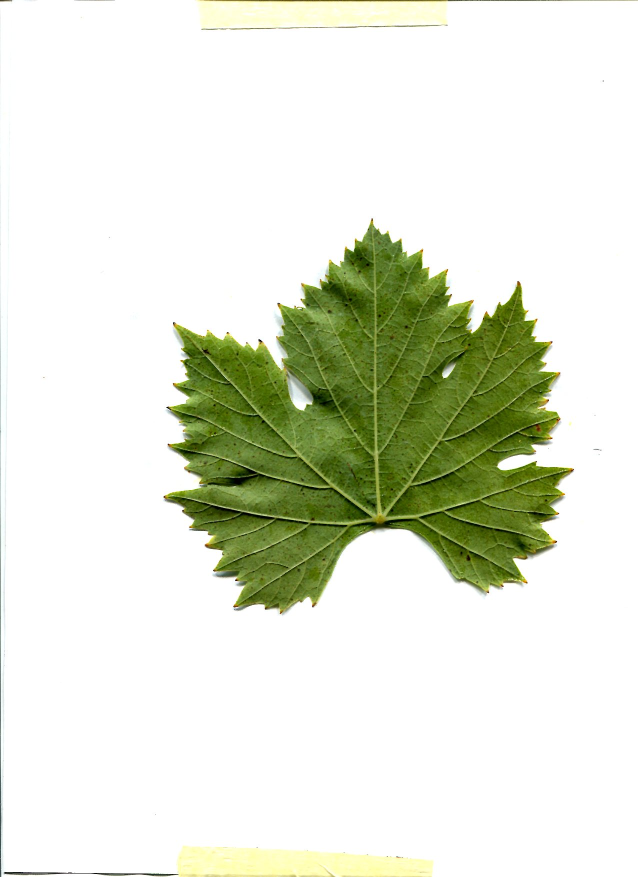
%> input picture raw/vitus-vinifera/control-salento/34_mp.jpg, 1275 x 1754 px (shown at 1/2 size); its folder holds only this picture in this run
$ octave squareify.m   (GNU Octave 9; MATLAB toolbox functions it lacks are replaced by stand-ins)
%> lines starting %> are read from the running program, lines starting %| are printed output that depends on the picture; in (x1, y1, x2, y2) boxes, pixels count from 0 and x2, y2 are one past the last pixel; in counts of white or black regions, pixels touching at a corner belong together; the program's own positions count from 1
clear all
close all
clc

% Change this for deployment on your local machine
DATA_FOLDER = 'C:\data\Xyllella-Fastidiosa-Dataset';

for groupi = { ...
        'vitus-vinifera\control-salento', ...
        'vitus-vinifera\downy-mildew', ...
        'vitus-vinifera\esca-salento' ...
        'vitus-vinifera\gray-mold', ...
        'vitus-vinifera\gy', ...
        'vitus-vinifera\leafroll', ...
        'vitus-vinifera\powdery-mildew', ...
        'vitus-vinifera\stictocephala-bisonia', ...
        'olea-europea\control', ...
        'olea-europea\leaf-scorch', ...
        'olea-europea\non-leaf-scorch'
    }
    group = cell2mat(groupi);
    loadFolder = fullfile( DATA_FOLDER, 'raw', group );
    saveFolder = fullfile( DATA_FOLDER, 'segmented', group );

    cd( loadFolder );

    files = dir( '*.jpg' );

    % Make sure the save folder exists
    if ~exist(saveFolder, 'dir')
        mkdir(saveFolder);
    end

    for i=1:length(files)

        % Set folder/file names
        readFileName = fullfile( loadFolder, files(i).name );
        saveFileName = fullfile( saveFolder, files(i).name );
        % Load the images
        im = imread( fullfile( loadFolder, files(i).name ) );
%> im is the input picture: size 1754x1275x3 uint8; mean R, G, B 225.5, 229.9, 213.9
        % Attempt to segment the image mask and determine crop bounds
        imGray = rgb2gray( im );                        % Grayscale
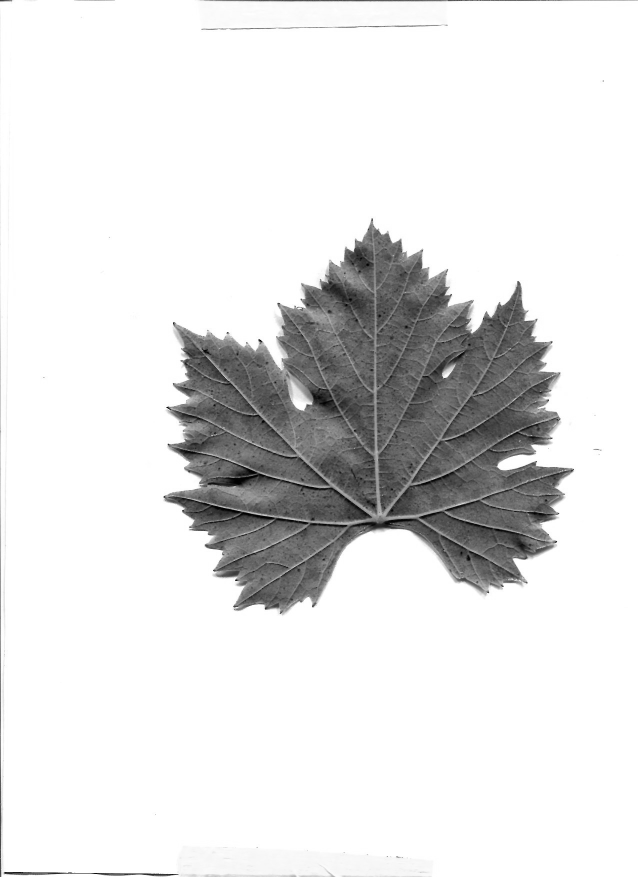
%> imGray: size 1754x1275 uint8 (shown at 1/2 size); min 0, max 255, mean 226.7
        imEq = imadjust( imGray );                      % Adjust tones
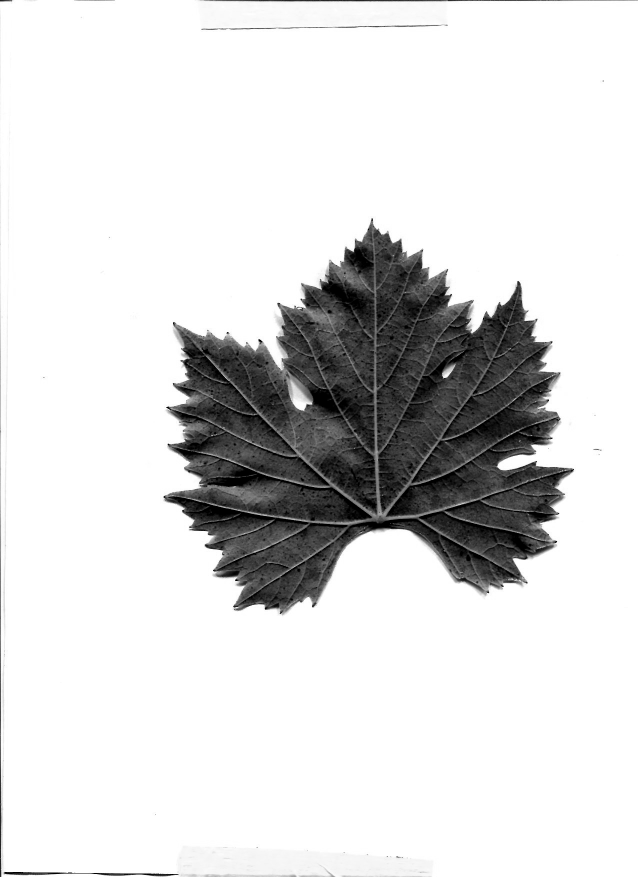
%> imEq: size 1754x1275 uint8 (shown at 1/2 size); min 0, max 255, mean 219.2
        imBW = ~imbinarize( imEq, graythresh( imEq ) ); % Binarize im mask
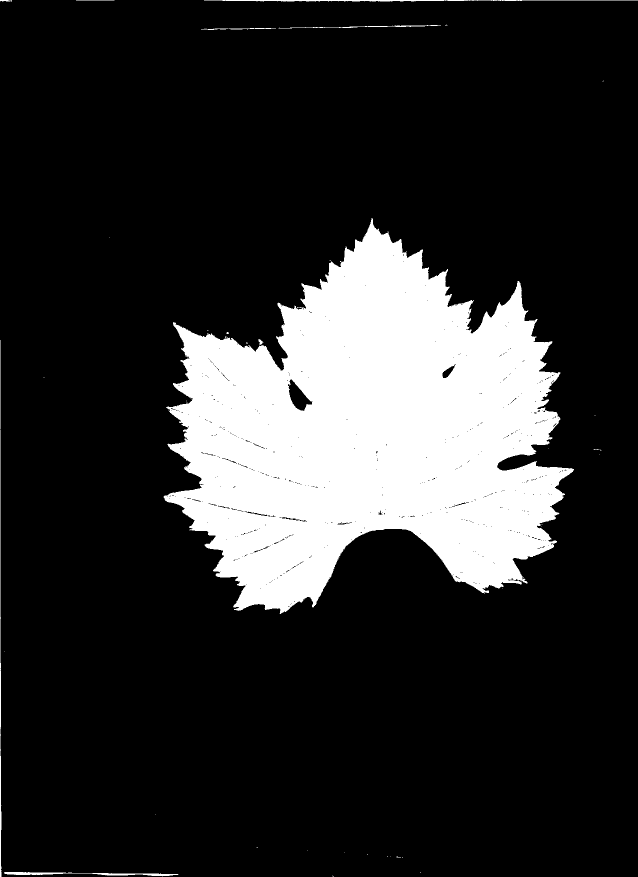
%> imBW: size 1754x1275 logical (shown at 1/2 size); 17.7% white; 45 white regions (34 under 20 px), largest, box (x1, y1, x2, y2) and area: (327, 436, 1148, 1228) 389639, (408, 0, 1275, 3) 1528, (0, 860, 3, 1754) 1326
        imDilated = imclose( imBW, strel('square',5) ); % Close op to fix holes
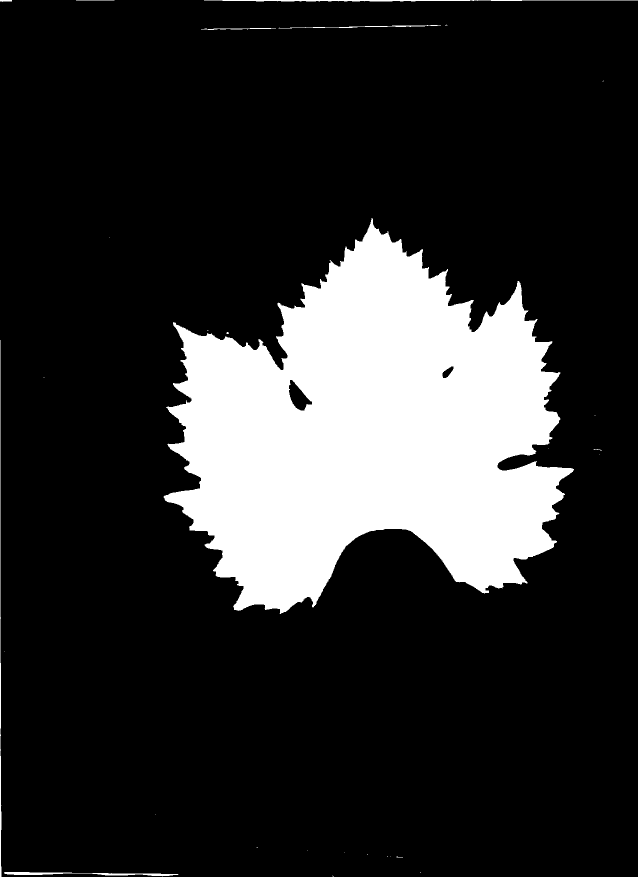
%> imDilated: size 1754x1275 logical (shown at 1/2 size); 17.8% white; 29 white regions (20 under 20 px), largest, box (x1, y1, x2, y2) and area: (327, 436, 1148, 1228) 392570, (408, 0, 1275, 3) 1593, (0, 680, 3, 1754) 1513
        %% Find the first and last vertical points
        imVertProfile = any( imDilated, 2 );
%> imVertProfile = 1754 logical values, 1335 true
        for i=1:size(im,1)
            if imVertProfile(i)
                firstY = i;
                break;
            end
        end
        for i=size(im,1):-1:1
            if imVertProfile(i)
                lastY = i;
                break;
            end
        end
        % Find the first and last horizontal points
        imHorzProfile = any( imDilated, 1 );
%> imHorzProfile = 1275 logical values, 1275 true
        for i=1:size(im,2)
            if imHorzProfile(i)
                firstX = i;
                break;
            end
        end
        for i=size(im,2):-1:1
            if imHorzProfile(i)
                lastX = i;
                break;
            end
        end
        imCropped = im(firstY:lastY, firstX:lastX,:);   % Cropped image
        % The logic for this code is designed to work with images that are
        % tall. Detect if the image is not tall and flip it.
        isTall = true;
        if size(imCropped,1) < size(imCropped,2)
            isTall = false;
            imCropped = permute(imCropped,[2 1 3]);
        end
        %% Now, adjust the aspect ratio to be 1:1
        imSquared = padarray( imCropped, ...
            [0 fix((size(imCropped,1)-size(imCropped,2))/2)], 255, ...
            'both' );
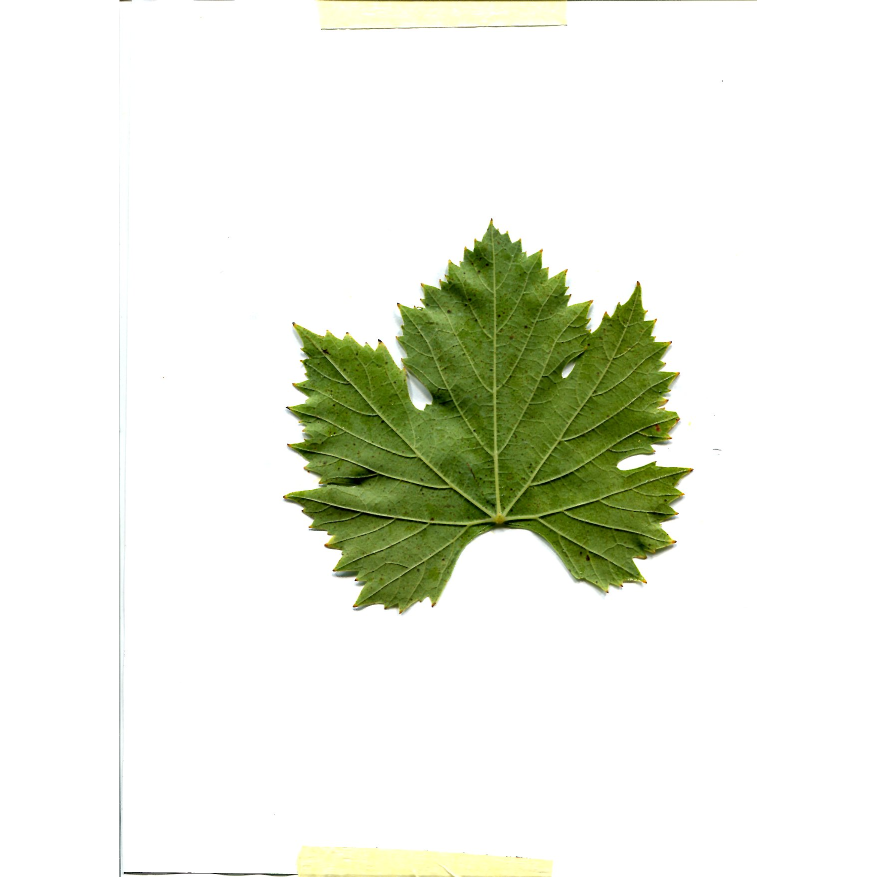
%> imSquared: size 1754x1753x3 uint8 (shown at 1/2 size); mean R, G, B 233.5, 236.7, 225.1
        % Before resizing, adjust the image to be width-wise if necessary
        if ~isTall
            imSquared = permute(imSquared,[2 1 3]);
        end
        %% Finally, resize the image to 256x256, which is roughly the size o
        imResized = imresize( imSquared, [681 681] );
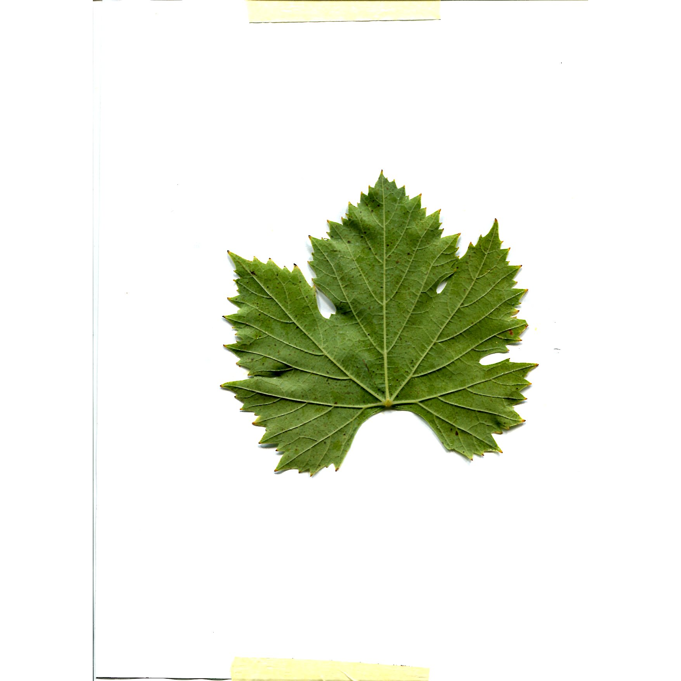
%> imResized: size 681x681x3 uint8; mean R, G, B 233.5, 236.7, 225.1
        %% Save the image
        imwrite( imResized, saveFileName);
    end
end
